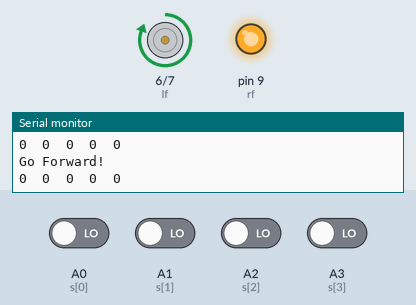
Recording of a sketch running on a simulated Arduino Uno, built with avr-gcc and run on an emulated ATmega328P. Shown: motor-driver pin pairs drawn as motors (green arrow = first pin HIGH = forward, orange = second pin HIGH = backward, longer = more drive), output pins drawn as LEDs (lit = HIGH), the last lines printed to the serial monitor. The inputs (shaded band) are chosen by the test bench; at power-on: A0 (s[0]), A1 (s[1]), A2 (s[2]), A3 (s[3]) LOW.

Above: at 1.2 s.
1.3 s: A0 (s[0]) driven HIGH
At 2.4 s:
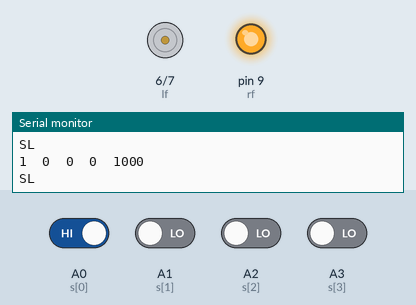
2.8 s: A0 (s[0]) driven LOW
At 3.7 s:
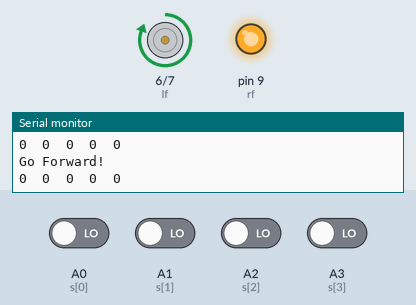
4.3 s: A2 (s[2]) driven HIGH
At 5.5 s:
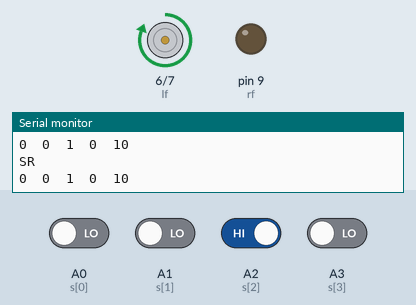
5.8 s: A2 (s[2]) driven LOW
At 7.0 s:
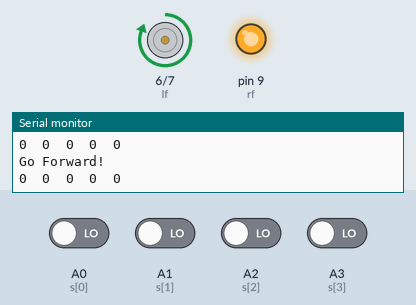
8.8 s: A1 (s[1]) driven HIGH
At 9.8 s:
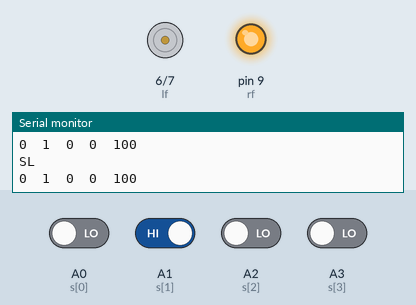
11.8 s: A3 (s[3]) driven HIGH
At 13.1 s:
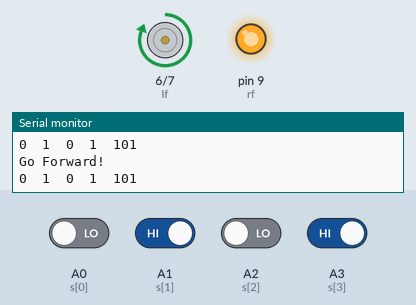
Timing chart, 0 to 14.8 s (numbered marks = the images above; inputs shaded):
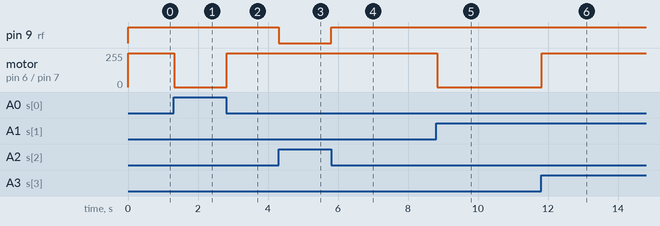

The sketch:

opamp_sensor_line_follower_sakib.ino
```cpp
int lf = 6;
int lb = 7;
int rf = 9;
int rb = 10;
int led = 13;
int i;
int state=0,line=0;
int flag=0;
int stateStop=0;
int s[]={A0,A1,A2,A3};
int s1[6], v[6];
long int sum,ps=0,ts=0,ls=0,rs=0;
void setup() {
  pinMode(lf, OUTPUT);
  pinMode(lb, OUTPUT);
  pinMode(rf, OUTPUT);
  pinMode(rb, OUTPUT);
  pinMode(led, OUTPUT);
  for(int i=0;i<6;i++)
  pinMode(s[i], INPUT);
  Serial.begin(9600);
}

void loop() {
  sum=0;
  for(int i=0;i<4;i++)
  {
    s1[i]=digitalRead(s[i]);
    if (s1[i]==HIGH)
    v[i]=1;
    else
    v[i]=0;
    sum=sum*10+v[i];
   ls=v[0]*10+v[1];
   rs=v[2]*10+v[3];
    Serial.print(v[i]);
    Serial.print("\t");
  }
  Serial.print(sum);
 Serial.println();

drive:
if(ls==rs)
 mway('f');
 else if(ls<rs)
 mway('r');
 else if(ls>rs)
 mway('l');

if((sum==11111)||(sum==11000)||(sum==10001)||(sum==10000)||(sum==00011)||(sum==00001))
{sum=ts;
goto drive;
}
if(ts!=sum)
   ts=sum;

}
void mway(int state)
{

if (state == 'f') {
        digitalWrite(lf, HIGH);
        digitalWrite(lb, LOW);
        digitalWrite(rf, HIGH);
        digitalWrite(rb, LOW);
          Serial.println("Go Forward!");
    }
    else if (state == 'l') {
        digitalWrite(lf, LOW);
        digitalWrite(lb, LOW);
        digitalWrite(rf, HIGH);
        digitalWrite(rb, LOW);
          Serial.println("SL");
    }
    else if (state == 'L') {
        digitalWrite(lf, LOW);
        digitalWrite(lb, HIGH);
        digitalWrite(rf, HIGH);
        digitalWrite(rb, LOW);
          Serial.println("HL");
    }
        else if (state == 'm') {
        digitalWrite(lf, LOW);
        digitalWrite(lb, HIGH);
        digitalWrite(rf, LOW);
        digitalWrite(rb, LOW);
          Serial.println("BL");
     }
    else if (state == 'b') {
        digitalWrite(lf, LOW);
        digitalWrite(lb, HIGH);
        digitalWrite(rf, LOW);
        digitalWrite(rb, HIGH);
          Serial.println("BACK");
    }
    else if (state == 'r') {
        digitalWrite(lf, HIGH);
        digitalWrite(lb, LOW);
        digitalWrite(rf, LOW);
        digitalWrite(rb, LOW);
          Serial.println("SR");
    }
    else if (state == 'R') {
        digitalWrite(lf, HIGH);
        digitalWrite(lb, LOW);
        digitalWrite(rf, LOW);
        digitalWrite(rb, HIGH);
          Serial.println("HR");
    }
    else if (state == 'q') {
        digitalWrite(lf, LOW);
        digitalWrite(lb, LOW);
        digitalWrite(rf, LOW);
        digitalWrite(rb, HIGH);
          Serial.println("BR");
    }

    else if (state == 's') {
        digitalWrite(lf, LOW);
        digitalWrite(lb, LOW);
        digitalWrite(rf, LOW);
        digitalWrite(rb, LOW);
        digitalWrite(led, LOW);
        if(flag == 0){
          Serial.println("STOP!");
          flag=1;
        }
        stateStop=0;
    }
}
```

Measured:
- after the input at 1.3 s, motor on pin 6 (lf) / pin 7 (lb): forward 255/255 → stopped at once
- after the input at 2.8 s, motor on pin 6 (lf) / pin 7 (lb): stopped → forward 255/255 at once
- after the input at 4.3 s, pin 9 (rf): HIGH → LOW at once
- after the input at 5.8 s, pin 9 (rf): LOW → HIGH at once
- after the input at 8.8 s, motor on pin 6 (lf) / pin 7 (lb): forward 255/255 → stopped at once
- after the input at 11.8 s, motor on pin 6 (lf) / pin 7 (lb): stopped → forward 255/255 at once
